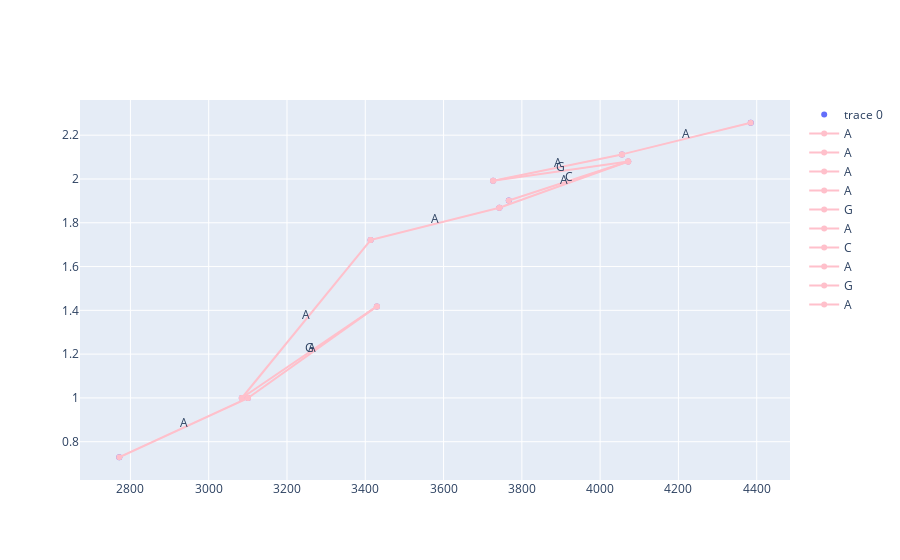

This figure's notebook cell:
### Code cell
plotly_basecalling(*groups[4], annotate=False)

### Figure 1 — Plotly figure (JSON) as saved in the notebook; plotly's stock layout.template omitted (floating-point values rounded to 4 significant figures)
{"data": [{"mode": "markers", "type": "scatter", "x": [4056.0, 3743.0, 3101.0, 3414.0, 3085.0, 3767.0, 2771.0, 4072.0, 3430.0, 3727.0, 4385.0], "y": [2.112, 1.869, 0.9996, 1.721, 0.9996, 1.902, 0.729, 2.08, 1.418, 1.992, 2.257]}, {"line": {"color": "pink"}, "mode": "lines+markers", "name": "A", "type": "scatter", "x": [3101.0, 2771.0], "y": [0.9996, 0.729]}, {"line": {"color": "pink"}, "mode": "lines+markers", "name": "A", "type": "scatter", "x": [3414.0, 3085.0], "y": [1.721, 0.9996]}, {"line": {"color": "pink"}, "mode": "lines+markers", "name": "A", "type": "scatter", "x": [3743.0, 3414.0], "y": [1.869, 1.721]}, {"line": {"color": "pink"}, "mode": "lines+markers", "name": "A", "type": "scatter", "x": [3101.0, 3430.0], "y": [0.9996, 1.418]}, {"line": {"color": "pink"}, "mode": "lines+markers", "name": "G", "type": "scatter", "x": [3085.0, 3430.0], "y": [0.9996, 1.418]}, {"line": {"color": "pink"}, "mode": "lines+markers", "name": "A", "type": "scatter", "x": [4056.0, 3727.0], "y": [2.112, 1.992]}, {"line": {"color": "pink"}, "mode": "lines+markers", "name": "C", "type": "scatter", "x": [3767.0, 4072.0], "y": [1.902, 2.08]}, {"line": {"color": "pink"}, "mode": "lines+markers", "name": "A", "type": "scatter", "x": [3743.0, 4072.0], "y": [1.869, 2.08]}, {"line": {"color": "pink"}, "mode": "lines+markers", "name": "G", "type": "scatter", "x": [4072.0, 3727.0], "y": [2.08, 1.992]}, {"line": {"color": "pink"}, "mode": "lines+markers", "name": "A", "type": "scatter", "x": [4056.0, 4385.0], "y": [2.112, 2.257]}], "layout": {"annotations": [{"arrowhead": 1, "showarrow": false, "text": "A", "x": 2936.0, "y": 0.8643, "yshift": 5}, {"arrowhead": 1, "showarrow": false, "text": "A", "x": 3249.0, "y": 1.36, "yshift": 5}, {"arrowhead": 1, "showarrow": false, "text": "A", "x": 3578.0, "y": 1.795, "yshift": 5}, {"arrowhead": 1, "showarrow": false, "text": "A", "x": 3265.0, "y": 1.209, "yshift": 5}, {"arrowhead": 1, "showarrow": false, "text": "G", "x": 3257.0, "y": 1.209, "yshift": 5}, {"arrowhead": 1, "showarrow": false, "text": "A", "x": 3891.0, "y": 2.052, "yshift": 5}, {"arrowhead": 1, "showarrow": false, "text": "C", "x": 3919.0, "y": 1.991, "yshift": 5}, {"arrowhead": 1, "showarrow": false, "text": "A", "x": 3907.0, "y": 1.974, "yshift": 5}, {"arrowhead": 1, "showarrow": false, "text": "G", "x": 3899.0, "y": 2.036, "yshift": 5}, {"arrowhead": 1, "showarrow": false, "text": "A", "x": 4220.0, "y": 2.184, "yshift": 5}]}}
